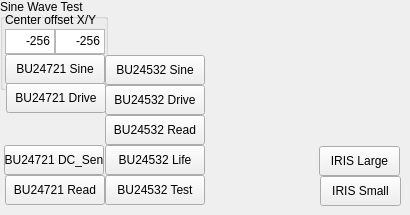
   <widget class="QWidget" name="tab_3">
    <attribute name="title">
     <string>ROHM</string>
    </attribute>
    <widget class="QPushButton" name="pushButton_BU24721_Read">
     <property name="geometry">
      <rect>
       <x>5</x>
       <y>175</y>
       <width>100</width>
       <height>30</height>
      </rect>
     </property>
     <property name="text">
      <string>BU24721 Read</string>
     </property>
     <property name="checkable">
      <bool>false</bool>
     </property>
    </widget>
    <widget class="QGroupBox" name="groupBox_6">
     <property name="geometry">
      <rect>
       <x>0</x>
       <y>-1</y>
       <width>108</width>
       <height>91</height>
      </rect>
     </property>
     <property name="title">
      <string>Sine Wave Test</string>
     </property>
     <widget class="QPushButton" name="pushButton_BU24721">
      <property name="geometry">
       <rect>
        <x>5</x>
        <y>55</y>
        <width>100</width>
        <height>30</height>
       </rect>
      </property>
      <property name="text">
       <string>BU24721 Sine</string>
      </property>
      <property name="checkable">
       <bool>false</bool>
      </property>
     </widget>
     <widget class="QTextEdit" name="decenter_BU24721X">
      <property name="geometry">
       <rect>
        <x>5</x>
        <y>30</y>
        <width>50</width>
        <height>25</height>
       </rect>
      </property>
      <property name="html">
       <string>&lt;!DOCTYPE HTML PUBLIC &quot;-//W3C//DTD HTML 4.0//EN&quot; &quot;http://www.w3.org/TR/REC-html40/strict.dtd&quot;&gt;
&lt;html&gt;&lt;head&gt;&lt;meta name=&quot;qrichtext&quot; content=&quot;1&quot; /&gt;&lt;style type=&quot;text/css&quot;&gt;
p, li { white-space: pre-wrap; }
&lt;/style&gt;&lt;/head&gt;&lt;body style=&quot; font-family:'SimSun'; font-size:9pt; font-weight:400; font-style:normal;&quot;&gt;
&lt;p align=&quot;right&quot; style=&quot; margin-top:0px; margin-bottom:0px; margin-left:0px; margin-right:0px; -qt-block-indent:0; text-indent:0px;&quot;&gt;-256&lt;/p&gt;&lt;/body&gt;&lt;/html&gt;</string>
      </property>
     </widget>
     <widget class="QTextEdit" name="decenter_BU24721Y">
      <property name="geometry">
       <rect>
        <x>55</x>
        <y>30</y>
        <width>50</width>
        <height>25</height>
       </rect>
      </property>
      <property name="html">
       <string>&lt;!DOCTYPE HTML PUBLIC &quot;-//W3C//DTD HTML 4.0//EN&quot; &quot;http://www.w3.org/TR/REC-html40/strict.dtd&quot;&gt;
&lt;html&gt;&lt;head&gt;&lt;meta name=&quot;qrichtext&quot; content=&quot;1&quot; /&gt;&lt;style type=&quot;text/css&quot;&gt;
p, li { white-space: pre-wrap; }
&lt;/style&gt;&lt;/head&gt;&lt;body style=&quot; font-family:'SimSun'; font-size:9pt; font-weight:400; font-style:normal;&quot;&gt;
&lt;p align=&quot;right&quot; style=&quot; margin-top:0px; margin-bottom:0px; margin-left:0px; margin-right:0px; -qt-block-indent:0; text-indent:0px;&quot;&gt;-256&lt;/p&gt;&lt;/body&gt;&lt;/html&gt;</string>
      </property>
     </widget>
     <widget class="QLabel" name="label_4">
      <property name="geometry">
       <rect>
        <x>5</x>
        <y>13</y>
        <width>105</width>
        <height>16</height>
       </rect>
      </property>
      <property name="text">
       <string>Center offset X/Y</string>
      </property>
     </widget>
    </widget>
    <widget class="QPushButton" name="pushButton_BU24532_Read">
     <property name="geometry">
      <rect>
       <x>105</x>
       <y>115</y>
       <width>100</width>
       <height>30</height>
      </rect>
     </property>
     <property name="text">
      <string>BU24532 Read</string>
     </property>
     <property name="checkable">
      <bool>false</bool>
     </property>
    </widget>
    <widget class="QPushButton" name="pushButton_BU24532_Drive">
     <property name="geometry">
      <rect>
       <x>105</x>
       <y>85</y>
       <width>100</width>
       <height>30</height>
      </rect>
     </property>
     <property name="text">
      <string>BU24532 Drive</string>
     </property>
     <property name="checkable">
      <bool>false</bool>
     </property>
    </widget>
    <widget class="QPushButton" name="pushButton_BU24532_Iris_on">
     <property name="geometry">
      <rect>
       <x>319</x>
       <y>146</y>
       <width>81</width>
       <height>30</height>
      </rect>
     </property>
     <property name="text">
      <string>IRIS Large</string>
     </property>
     <property name="checkable">
      <bool>false</bool>
     </property>
    </widget>
    <widget class="QPushButton" name="pushButton_BU24532_Iris_off">
     <property name="geometry">
      <rect>
       <x>320</x>
       <y>176</y>
       <width>81</width>
       <height>30</height>
      </rect>
     </property>
     <property name="text">
      <string>IRIS Small</string>
     </property>
     <property name="checkable">
      <bool>false</bool>
     </property>
    </widget>
    <widget class="QPushButton" name="pushButton_BU24532_Test">
     <property name="geometry">
      <rect>
       <x>105</x>
       <y>175</y>
       <width>100</width>
       <height>30</height>
      </rect>
     </property>
     <property name="text">
      <string>BU24532 Test</string>
     </property>
     <property name="checkable">
      <bool>false</bool>
     </property>
    </widget>
    <widget class="QPushButton" name="pushButton_BU24532_Sine">
     <property name="geometry">
      <rect>
       <x>105</x>
       <y>55</y>
       <width>100</width>
       <height>30</height>
      </rect>
     </property>
     <property name="text">
      <string>BU24532 Sine</string>
     </property>
     <property name="checkable">
      <bool>false</bool>
     </property>
    </widget>
    <widget class="QPushButton" name="pushButton_BU24721_DC">
     <property name="geometry">
      <rect>
       <x>4</x>
       <y>145</y>
       <width>100</width>
       <height>30</height>
      </rect>
     </property>
     <property name="text">
      <string>BU24721 DC_Sen</string>
     </property>
     <property name="checkable">
      <bool>false</bool>
     </property>
    </widget>
    <widget class="QPushButton" name="pushButton_BU24721_Drive">
     <property name="geometry">
      <rect>
       <x>6</x>
       <y>83</y>
       <width>100</width>
       <height>30</height>
      </rect>
     </property>
     <property name="text">
      <string>BU24721 Drive</string>
     </property>
     <property name="checkable">
      <bool>false</bool>
     </property>
    </widget>
    <widget class="QPushButton" name="pushButton_BU24532_Life">
     <property name="geometry">
      <rect>
       <x>105</x>
       <y>145</y>
       <width>100</width>
       <height>30</height>
      </rect>
     </property>
     <property name="text">
      <string>BU24532 Life</string>
     </property>
     <property name="checkable">
      <bool>false</bool>
     </property>
    </widget>
   </widget>
